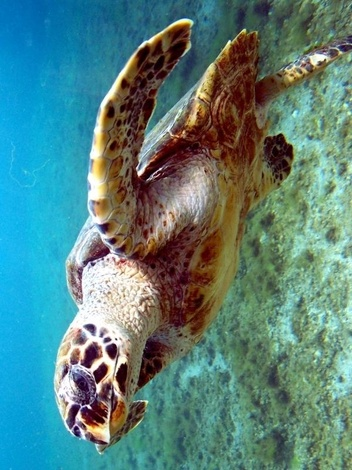
#> input picture Proyecto 2, 3, 4 y Deteccion de cara, objetos y demas/Proyecto 2 - CNN/animales_original/turtles/Image_1011.jpg, 352 x 470 px, shrunk from 600 x 800 before the run, found by its file name; its folder holds 4 pictures in this run
$ python rotar90.py
#> lines starting #> are read from the running program, lines starting #| are printed output that depends on the picture
from PIL import Image, ImageOps
import os

CARPETA = r"C:\trabajos-IA\12-19\CNN\animales_original\turtles"
GRADOS = 90
MAX_IMAGENES = 1000

EXTENSIONES = (".jpg", ".jpeg", ".png", ".webp")

contador = 0

for archivo in os.listdir(CARPETA):
    if contador >= MAX_IMAGENES:
        break

    if archivo.lower().endswith(EXTENSIONES):
        ruta = os.path.join(CARPETA, archivo)
        try:
            with Image.open(ruta) as img:
#> img is the input picture: PIL image 352x470 RGB; mean R, G, B 87.5, 129.3, 126.2
                img = ImageOps.exif_transpose(img)
                img_rotada = img.rotate(GRADOS, expand=True)
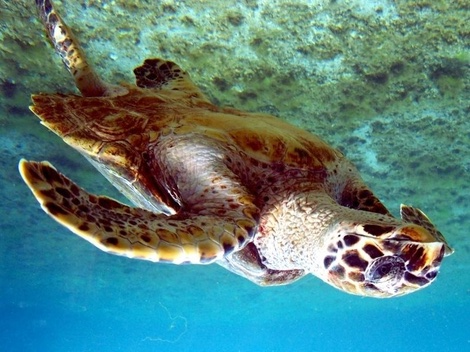
#> img_rotada: PIL image 470x352 RGB; mean R, G, B 87.5, 129.3, 126.2
                img_rotada.save(ruta)
                contador += 1
                print(f"✔ {contador}/1000 → {archivo}")
        except Exception as e:
            print(f"❌ Error con {archivo}: {e}")
#> pass 2 of the loop `for archivo in os.listdir(CARPETA):`:
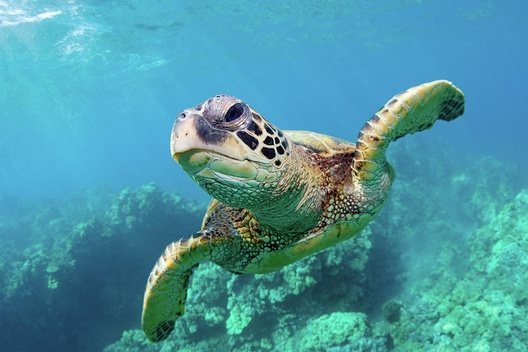
#> input picture Proyecto 2, 3, 4 y Deteccion de cara, objetos y demas/Proyecto 2 - CNN/animales_original/turtles/Image_1261.jpg, 528 x 352 px, shrunk from 900 x 600 before the run, found by its file name
#> img is the input picture: PIL image 528x352 RGB; mean R, G, B 76.7, 150.4, 162.4
#> `img_rotada = img.rotate(GRADOS, expand=True)`:
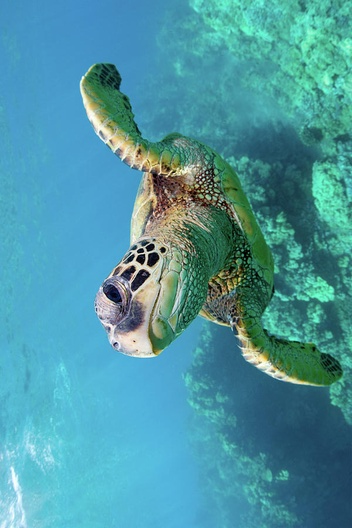
#> img_rotada: PIL image 352x528 RGB; mean R, G, B 76.7, 150.4, 162.4
#> pass 3 of the loop `for archivo in os.listdir(CARPETA):`:
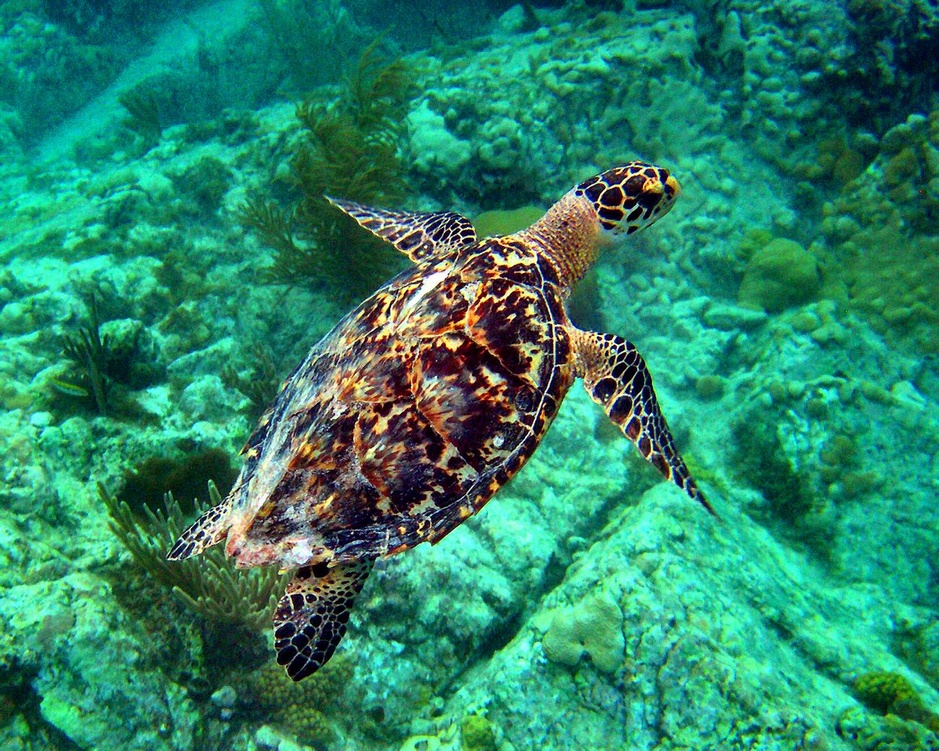
#> input picture Proyecto 2, 3, 4 y Deteccion de cara, objetos y demas/Proyecto 2 - CNN/animales_original/turtles/Image_1378.jpg, 939 x 751 px, shrunk from 1600 x 1280 before the run, found by its file name
#> img is the input picture: PIL image 939x751 RGB; mean R, G, B 43.2, 132, 103
#> `img_rotada = img.rotate(GRADOS, expand=True)`:
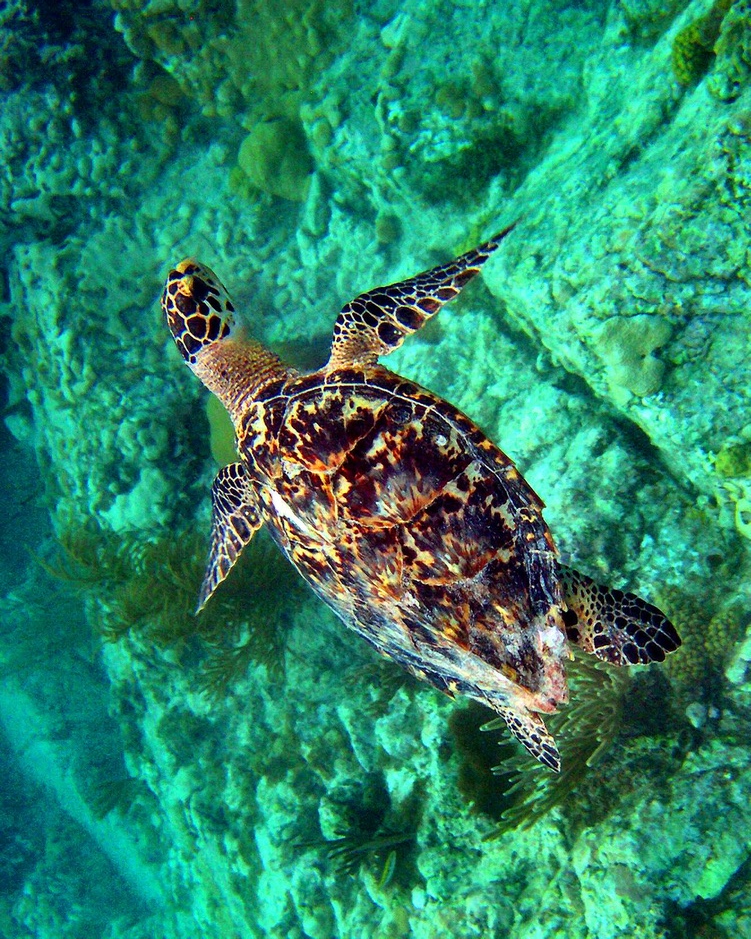
#> img_rotada: PIL image 751x939 RGB; mean R, G, B 43.2, 132, 103
#> the loop made 4 passes; the first 3 are shown

print(f"✅ Listo. Se rotaron exactamente {contador} imágenes")
